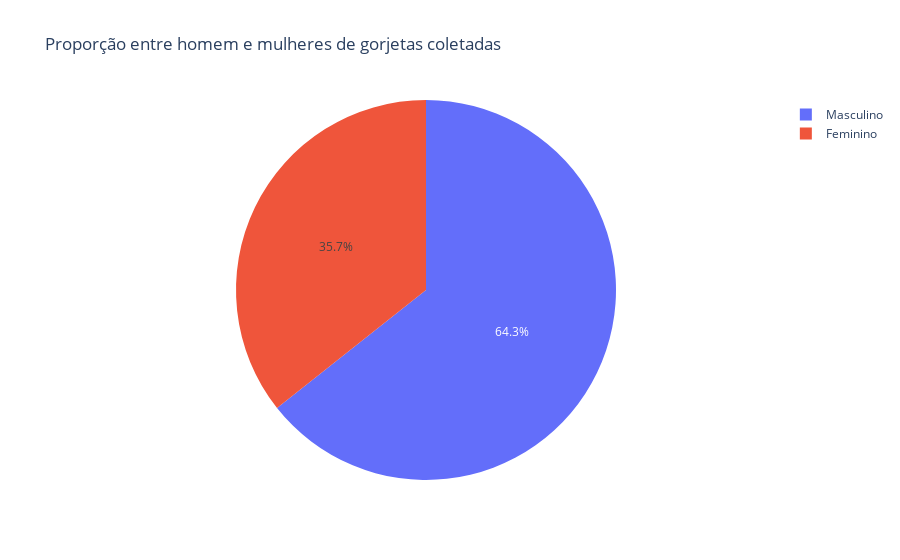

Notebook source saved alongside this figure:
### Code cell
fig1 = px.pie(
    values=df['sex'].value_counts(),
    names=['Masculino','Feminino'],
    title='Proporção entre homem e mulheres de gorjetas coletadas'
)
fig1.show()

### Figure 1 — Plotly figure (JSON) as saved in the notebook; plotly's stock layout.template omitted (floating-point values rounded to 4 significant figures)
{"data": [{"domain": {"x": [0, 1], "y": [0, 1]}, "hovertemplate": "label=%{label}<br>value=%{value}<extra></extra>", "labels": ["Masculino", "Feminino"], "legendgroup": "", "name": "", "showlegend": true, "type": "pie", "values": [157, 87]}], "layout": {"legend": {"tracegroupgap": 0}, "title": {"text": "Proporção entre homem e mulheres de gorjetas coletadas"}}}
